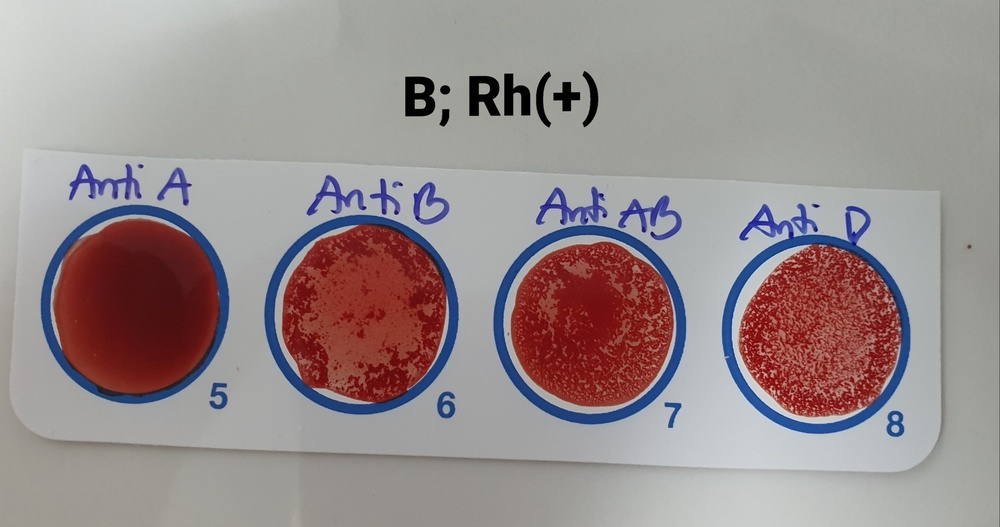
#> input picture data_backup/testvat/mau20.jpg, 1000 x 527 px, shrunk from 2560 x 1348 before the run, found by its file name
$ python testdieukien.py
#> lines starting #> are read from the running program, lines starting #| are printed output that depends on the picture; after the words box and inside, x2 and y2 are one past the last pixel; in counts of white or black regions, pixels touching at a corner belong together
import cv2
import numpy as np
import statistics

def sosanh(image):
    A = image[:, 0:int(width / 3)]
    B = image[:, int(width / 3):int(width / 3 * 2)]
    C = image[:, int(width / 3 * 2):int(width)]

    hist, bin = np.histogram(A)
    print('')
    a = hist[-1]

    hist, bin = np.histogram(B)
    b = hist[-1]

    hist, bin = np.histogram(C)
    c = hist[-1]

    return print('%s %s %s'%(a,b,c))


ten='mau20.jpg'
image = cv2.imread(ten)
#> image is the input picture: shape (527, 1000, 3); mean B, G, R 141.4, 140.8, 152.5
img=cv2.cvtColor(image, cv2.COLOR_BGR2GRAY)
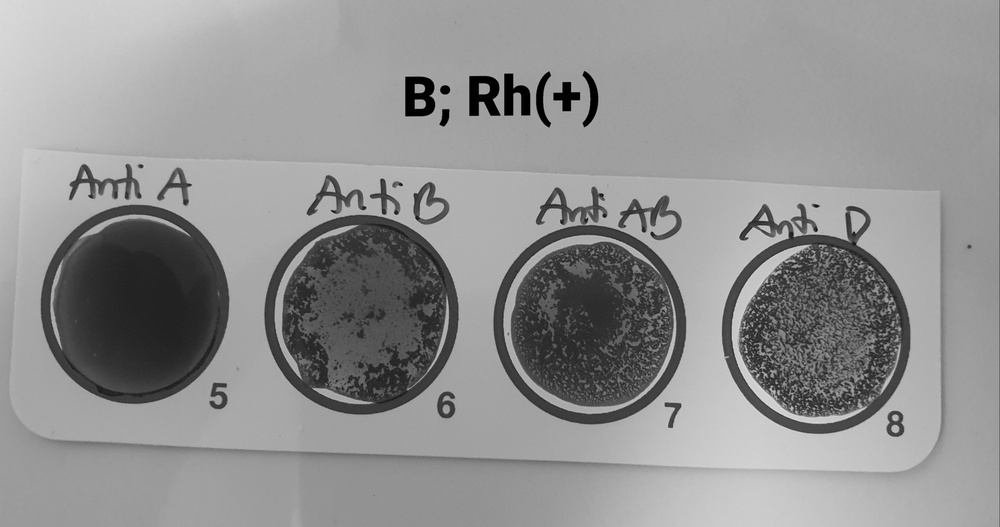
#> img: shape (527, 1000); min 0, max 224, mean 144.3
# get dimensions of image
blurM = cv2.medianBlur(img, 5)
edgeM = cv2.Canny(blurM, 100, 200)
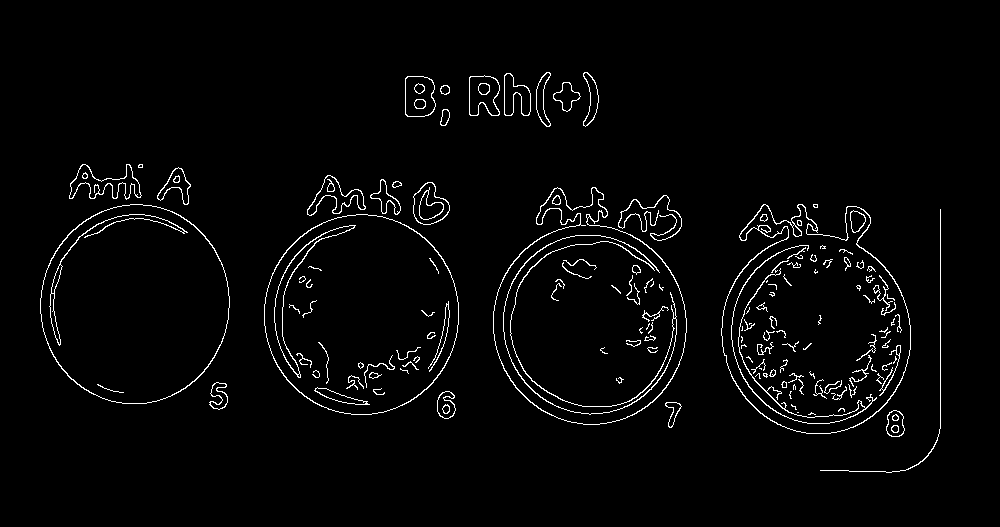
#> edgeM: shape (527, 1000); 2.6% white in thin lines or dots, all inside (x1, y1, x2, y2) = (40, 72, 941, 473)

blurG = cv2.GaussianBlur(img, (9, 9), 0)
edgeG = cv2.Canny(blurG, 50, 150)
#> edgeG: shape (527, 1000); 2.1% white in thin lines or dots, all inside (x1, y1, x2, y2) = (40, 72, 911, 438)

blurM2 = cv2.medianBlur(img, 5)
edgeM2 = cv2.Canny(blurM2, 10, 150)
#> edgeM2: shape (527, 1000); 4.6% white in thin lines or dots

blurG2 = cv2.GaussianBlur(img, (9, 9), 0)
edgeG2 = cv2.Canny(blurG2, 10, 100)
#> edgeG2: shape (527, 1000); 3.4% white in thin lines or dots, all inside (x1, y1, x2, y2) = (9, 72, 972, 472)

width = int(image.shape[1])
#> width = 1000

img=edgeM
img2=edgeG
img3=edgeG2
print(ten)
print("Filter edgeM")
sosanh(edgeM)
#> in sosanh, `A = image[:, 0:int(width / 3)]`: A: shape (527, 333); 1.7% white in thin lines or dots, all inside (x1, y1, x2, y2) = (40, 164, 333, 411)
#> in sosanh, `B = image[:, int(width / 3):int(width / 3 * 2)]`: B: shape (527, 333); 3.2% white in thin lines or dots, all inside (x1, y1, x2, y2) = (0, 72, 333, 425)
#> in sosanh, `C = image[:, int(width / 3 * 2):int(width)]`:
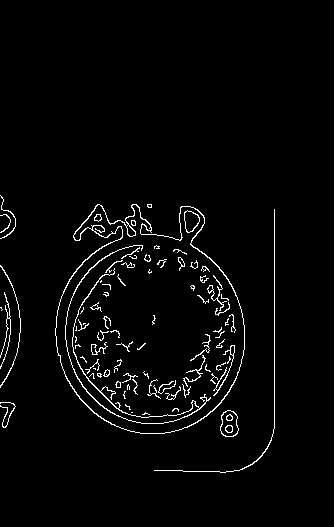
#> C: shape (527, 334); 2.7% white in thin lines or dots, all inside (x1, y1, x2, y2) = (0, 195, 275, 473)
#> in sosanh, `hist, bin = np.histogram(A)`: hist = [172444, 0, 0, 0, 0, 0, 0, 0, 0, 3047]; bin = [0, 25.5, 51, 76.5, 102, 127.5, 153, 178.5, 204, 229.5, 255]
#> in sosanh, `a = hist[-1]`: a = 3047
#> in sosanh, `hist, bin = np.histogram(B)`: hist = [169809, 0, 0, 0, 0, 0, 0, 0, 0, 5682]
#> in sosanh, `b = hist[-1]`: b = 5682
#> in sosanh, `hist, bin = np.histogram(C)`: hist = [171197, 0, 0, 0, 0, 0, 0, 0, 0, 4821]
#> in sosanh, `c = hist[-1]`: c = 4821
#| 3047 5682 4821
print("Filter edgeG")
sosanh(edgeG)
#> in sosanh (call 2), `C = image[:, int(width / 3 * 2):int(width)]`:
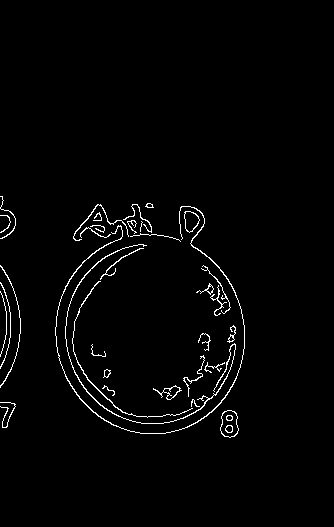
#> C: shape (527, 334); 2% white in thin lines or dots, all inside (x1, y1, x2, y2) = (0, 196, 245, 438)
#> in sosanh (call 2), `hist, bin = np.histogram(A)`: hist = [172626, 0, 0, 0, 0, 0, 0, 0, 0, 2865]
#> in sosanh (call 2), `a = hist[-1]`: a = 2865
#> in sosanh (call 2), `hist, bin = np.histogram(B)`: hist = [170548, 0, 0, 0, 0, 0, 0, 0, 0, 4943]
#> in sosanh (call 2), `b = hist[-1]`: b = 4943
#> in sosanh (call 2), `hist, bin = np.histogram(C)`: hist = [172545, 0, 0, 0, 0, 0, 0, 0, 0, 3473]
#> in sosanh (call 2), `c = hist[-1]`: c = 3473
#| 2865 4943 3473
print("Filter edgeG2")
sosanh(edgeG2)
#> in sosanh (call 3), `A = image[:, 0:int(width / 3)]`:
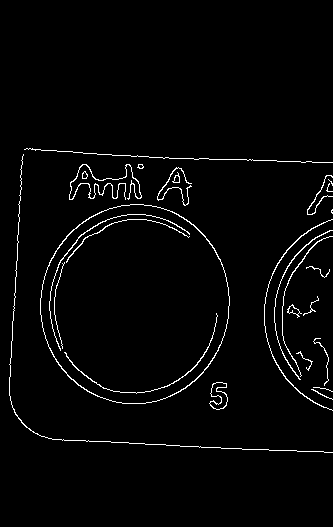
#> A: shape (527, 333); 2.4% white in thin lines or dots, all inside (x1, y1, x2, y2) = (9, 148, 333, 453)
#> in sosanh (call 3), `B = image[:, int(width / 3):int(width / 3 * 2)]`:
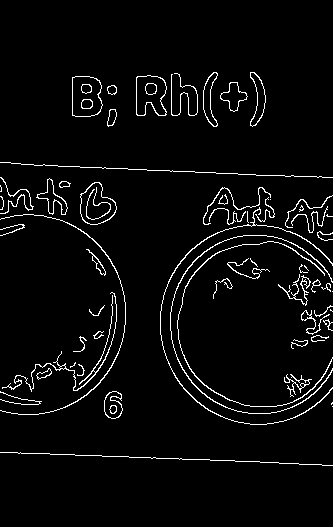
#> B: shape (527, 333); 3.9% white in thin lines or dots, all inside (x1, y1, x2, y2) = (0, 72, 333, 466)
#> in sosanh (call 3), `C = image[:, int(width / 3 * 2):int(width)]`:
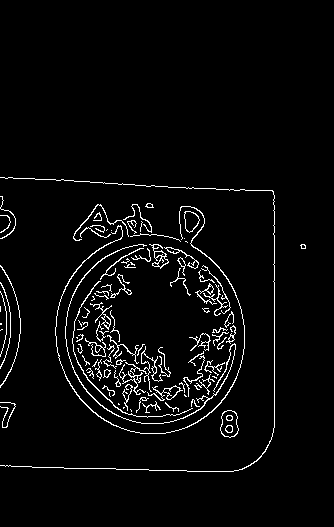
#> C: shape (527, 334); 3.8% white in thin lines or dots, all inside (x1, y1, x2, y2) = (0, 177, 306, 472)
#> in sosanh (call 3), `hist, bin = np.histogram(A)`: hist = [171228, 0, 0, 0, 0, 0, 0, 0, 0, 4263]
#> in sosanh (call 3), `a = hist[-1]`: a = 4263
#> in sosanh (call 3), `hist, bin = np.histogram(B)`: hist = [168570, 0, 0, 0, 0, 0, 0, 0, 0, 6921]
#> in sosanh (call 3), `b = hist[-1]`: b = 6921
#> in sosanh (call 3), `hist, bin = np.histogram(C)`: hist = [169342, 0, 0, 0, 0, 0, 0, 0, 0, 6676]
#> in sosanh (call 3), `c = hist[-1]`: c = 6676
#| 4263 6921 6676

$ run again, with data_backup/testvat/mau1.jpg copied over data_backup/testvat/mau20.jpg
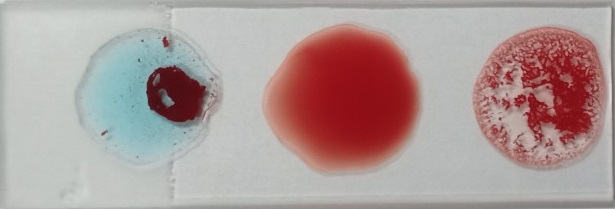
#> input picture data_backup/testvat/mau1.jpg, 615 x 209 px, found by its file name
#> image is the input picture: shape (209, 615, 3); mean B, G, R 153.3, 154.8, 174.5
#> `edgeM = cv2.Canny(blurM, 100, 200)`:
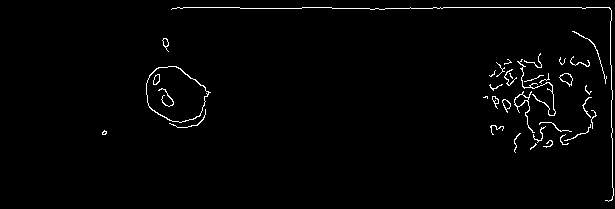
#> edgeM: shape (209, 615); 1.7% white in thin lines or dots, all inside (x1, y1, x2, y2) = (102, 7, 614, 202)
#> edgeG: shape (209, 615); 1.3% white in thin lines or dots, all inside (x1, y1, x2, y2) = (146, 6, 613, 204)
#> edgeM2: shape (209, 615); 4.7% white in thin lines or dots
#> edgeG2: shape (209, 615); 2.7% white in thin lines or dots, all inside (x1, y1, x2, y2) = (86, 4, 613, 207)
#> A: shape (209, 205); 0.97% white in thin lines or dots, all inside (x1, y1, x2, y2) = (102, 7, 205, 135)
#> B: shape (209, 205); 0.54% white in thin lines or dots, all inside (x1, y1, x2, y2) = (0, 7, 205, 115)
#> C: shape (209, 205); 3.5% white in thin lines or dots
#> in sosanh, `hist, bin = np.histogram(A)`: hist = [42430, 0, 0, 0, 0, 0, 0, 0, 0, 415]; bin = [0, 25.5, 51, 76.5, 102, 127.5, 153, 178.5, 204, 229.5, 255]
#> a = 415
#> in sosanh, `hist, bin = np.histogram(B)`: hist = [42615, 0, 0, 0, 0, 0, 0, 0, 0, 230]
#> b = 230
#> in sosanh, `hist, bin = np.histogram(C)`: hist = [41357, 0, 0, 0, 0, 0, 0, 0, 0, 1488]
#> c = 1488
#| 415 230 1488
#> A: shape (209, 205); 0.81% white in thin lines or dots, all inside (x1, y1, x2, y2) = (146, 7, 205, 123)
#> B: shape (209, 205); 0.51% white in thin lines or dots, all inside (x1, y1, x2, y2) = (0, 7, 205, 100)
#> C: shape (209, 205); 2.7% white in thin lines or dots
#| 347 220 1150
#> A: shape (209, 205); 1.4% white in thin lines or dots, all inside (x1, y1, x2, y2) = (86, 4, 205, 207)
#> B: shape (209, 205); 1% white in thin lines or dots
#> in sosanh (call 3), `C = image[:, int(width / 3 * 2):int(width)]`:
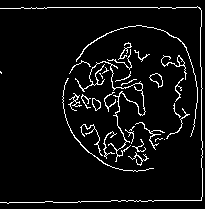
#> C: shape (209, 205); 5.8% white in thin lines or dots
#> in sosanh (call 3), `hist, bin = np.histogram(A)`: hist = [42259, 0, 0, 0, 0, 0, 0, 0, 0, 586]
#> a = 586
#> in sosanh (call 3), `hist, bin = np.histogram(B)`: hist = [42412, 0, 0, 0, 0, 0, 0, 0, 0, 433]
#> b = 433
#> in sosanh (call 3), `hist, bin = np.histogram(C)`: hist = [40351, 0, 0, 0, 0, 0, 0, 0, 0, 2494]
#> c = 2494
#| 586 433 2494

$ run again, with data_backup/testvat/mau10.jpg copied over data_backup/testvat/mau20.jpg
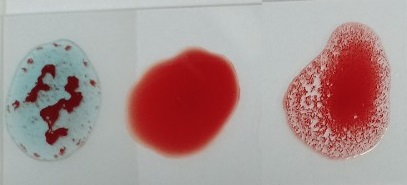
#> input picture data_backup/testvat/mau10.jpg, 407 x 185 px, found by its file name
#> image is the input picture: shape (185, 407, 3); mean B, G, R 145.9, 147, 170.8
#> `edgeM = cv2.Canny(blurM, 100, 200)`:
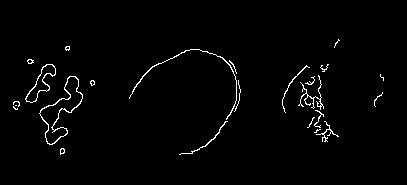
#> edgeM: shape (185, 407); 1.7% white in thin lines or dots, all inside (x1, y1, x2, y2) = (13, 39, 384, 155)
#> edgeG: shape (185, 407); 1.7% white in thin lines or dots, all inside (x1, y1, x2, y2) = (13, 22, 382, 156)
#> edgeM2: shape (185, 407); 4% white in thin lines or dots, all inside (x1, y1, x2, y2) = (13, 22, 392, 162)
#> edgeG2: shape (185, 407); 3% white in thin lines or dots, all inside (x1, y1, x2, y2) = (11, 22, 390, 161)
#> A: shape (185, 135); 2.2% white in thin lines or dots, all inside (x1, y1, x2, y2) = (13, 46, 135, 155)
#> B: shape (185, 136); 1.3% white in thin lines or dots, all inside (x1, y1, x2, y2) = (0, 49, 106, 155)
#> C: shape (185, 136); 1.8% white in thin lines or dots, all inside (x1, y1, x2, y2) = (11, 39, 113, 142)
#> in sosanh, `hist, bin = np.histogram(A)`: hist = [24438, 0, 0, 0, 0, 0, 0, 0, 0, 537]; bin = [0, 25.5, 51, 76.5, 102, 127.5, 153, 178.5, 204, 229.5, 255]
#> a = 537
#> in sosanh, `hist, bin = np.histogram(B)`: hist = [24826, 0, 0, 0, 0, 0, 0, 0, 0, 334]
#> b = 334
#> in sosanh, `hist, bin = np.histogram(C)`: hist = [24718, 0, 0, 0, 0, 0, 0, 0, 0, 442]
#> c = 442
#| 537 334 442
#> A: shape (185, 135); 2.3% white in thin lines or dots, all inside (x1, y1, x2, y2) = (13, 45, 135, 155)
#> B: shape (185, 136); 1.3% white in thin lines or dots, all inside (x1, y1, x2, y2) = (0, 49, 104, 156)
#> C: shape (185, 136); 1.5% white in thin lines or dots, all inside (x1, y1, x2, y2) = (29, 22, 111, 139)
#| 569 333 371
#> A: shape (185, 135); 2.4% white in thin lines or dots, all inside (x1, y1, x2, y2) = (11, 45, 135, 155)
#> in sosanh (call 3), `C = image[:, int(width / 3 * 2):int(width)]`:
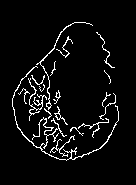
#> C: shape (185, 136); 5.2% white in thin lines or dots, all inside (x1, y1, x2, y2) = (12, 22, 119, 161)
#> in sosanh (call 3), `hist, bin = np.histogram(A)`: hist = [24368, 0, 0, 0, 0, 0, 0, 0, 0, 607]
#> a = 607
#> in sosanh (call 3), `hist, bin = np.histogram(B)`: hist = [24827, 0, 0, 0, 0, 0, 0, 0, 0, 333]
#> in sosanh (call 3), `hist, bin = np.histogram(C)`: hist = [23848, 0, 0, 0, 0, 0, 0, 0, 0, 1312]
#> c = 1312
#| 607 333 1312
